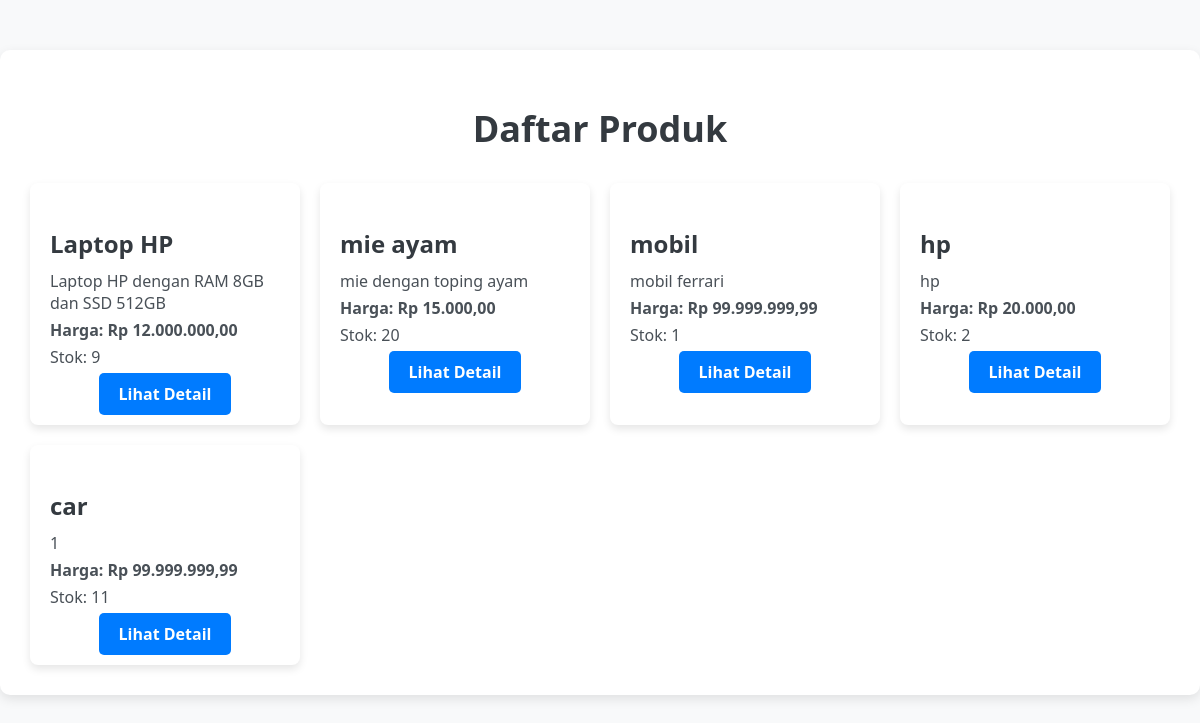
Screenshot of /ecommerce/produk_pembeli.php (signed in) with the database file from the repository.
### tables this page shows
CREATE TABLE `produk` (
  `id_produk` int(11) NOT NULL,
  `nama_produk` varchar(100) NOT NULL,
  `deskripsi` text NOT NULL,
  `harga` decimal(10,2) NOT NULL,
  `stok` int(11) NOT NULL,
  `id_kategori` int(11) DEFAULT NULL,
  `id_penjual` int(11) DEFAULT NULL
);

### ecommerce/produk_pembeli.php (the view, shortened to what this page needs)
<?php
include('db.php');
$sql = "SELECT * FROM produk";
$stmt = $pdo->query($sql);
$produkList = $stmt->fetchAll(PDO::FETCH_ASSOC);
?>
<!DOCTYPE html>
<html lang="id">
<head>
</head>
<body>
    <div class="container">
        <h1>Daftar Produk</h1>
        <div class="product-list">
            <?php foreach ($produkList as $produk): ?>
                <div class="product-item">
                    <h3><?php echo $produk['nama_produk']; ?></h3>
                    <p><?php echo $produk['deskripsi']; ?></p>
                    <p class="price">Harga: Rp <?php echo number_format($produk['harga'], 2, ',', '.'); ?></p>
                    <p>Stok: <?php echo $produk['stok']; ?></p>
                    <div class="product-details">
                        <a href="detail_produk.php?id=<?php echo $produk['id_produk']; ?>">Lihat Detail</a>
                    </div>
                </div>
            <?php endforeach; ?>
        </div>
    </div>
</body>
</html>

### ecommerce/produk_pembeli.php (style rules this page uses)
body { font-family: 'Segoe UI', Tahoma, Geneva, Verdana, sans-serif; background-color: #f8f9fa; margin: 0; padding: 0; }
.container { max-width: 1200px; margin: 50px auto; background-color: #ffffff; padding: 30px; border-radius: 10px; box-shadow: 0 4px 12px rgba(0, 0, 0, 0.1); }
h1 { text-align: center; color: #343a40; font-size: 36px; margin-bottom: 30px; }
.product-list { display: grid; grid-template-columns: repeat(auto-fill, minmax(250px, 1fr)); gap: 20px; }
.product-item { background-color: #ffffff; border-radius: 8px; padding: 20px; box-shadow: 0 4px 8px rgba(0, 0, 0, 0.1); transition: transform 0.3s ease, box-shadow 0.3s ease; }
.product-item h3 { font-size: 24px; color: #343a40; margin-bottom: 10px; }
.product-item p { font-size: 16px; color: #495057; margin: 5px 0; }
.price { font-size: 18px; font-weight: bold; color: #007bff; margin-top: 10px; }
.product-item .product-details { text-align: center; margin-top: 15px; }
.product-item .product-details a { text-decoration: none; color: #ffffff; background-color: #007bff; padding: 10px 20px; border-radius: 5px; font-size: 16px; font-weight: 600; transition: background-color 0.3s ease; }

### rows the page displays
produk: nama_produk "Laptop HP", deskripsi "Laptop HP dengan RAM 8GB dan SSD 512GB", harga "12.000.000,00", stok "9"
produk: nama_produk "mie ayam", deskripsi "mie dengan toping ayam", harga "15.000,00", stok "20"
produk: nama_produk "mobil", deskripsi "mobil ferrari", harga "99.999.999,99", stok "1"
produk: nama_produk "hp", deskripsi "hp", harga "20.000,00", stok "2"
produk: nama_produk "car", deskripsi "1", harga "99.999.999,99", stok "11"
